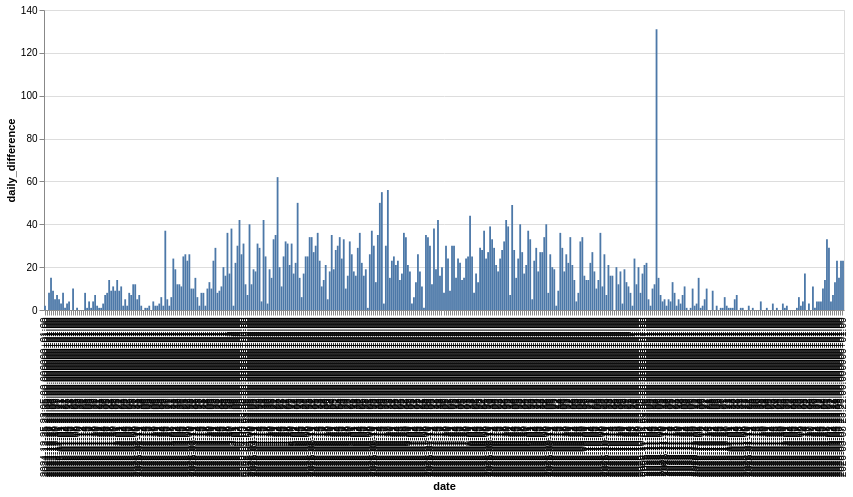

Here is the notebook cell this chart was saved with:
### Code cell
segment("Risova studanka - od zavory",every='m')

### Figure 1 — Vega-Lite specification as saved in the notebook (floating-point values rounded to 4 significant figures; data arrays with more than 128 entries replaced by an {"elided": "..."} marker saying what was removed)
{"config": {"view": {"continuousWidth": 300, "continuousHeight": 300}}, "data": {"name": "data-5200e98a0d7381dfcbbbe2be15395e35"}, "mark": {"type": "bar"}, "encoding": {"x": {"field": "date", "type": "ordinal"}, "y": {"field": "daily_difference", "type": "quantitative"}}, "width": 800, "$schema": "https://vega.github.io/schema/vega-lite/v6.1.0.json", "datasets": {"data-5200e98a0d7381dfcbbbe2be15395e35": {"elided": "399 records"}}}
